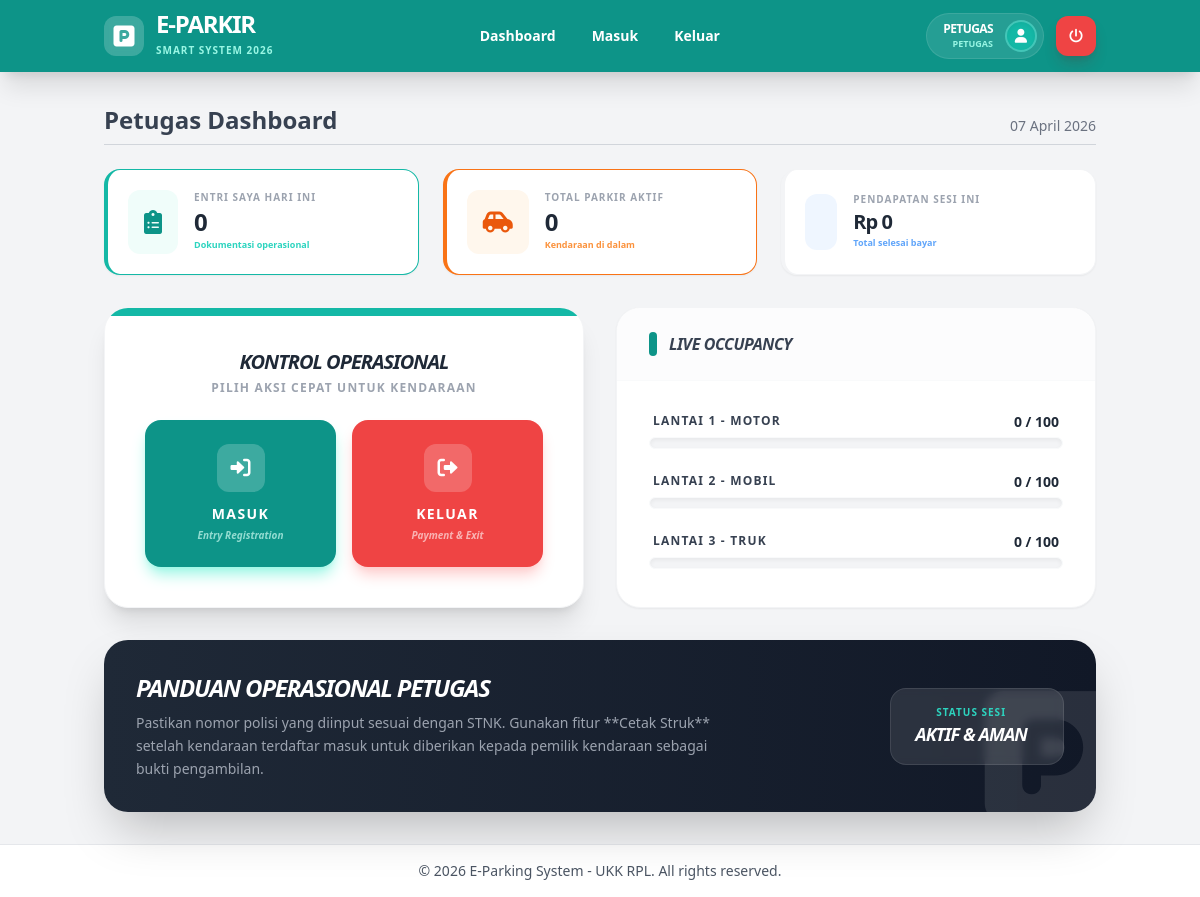
Page /pages/petugas/dashboard.php?msg=login_success (signed in) on the committed database.
### tables this page shows
CREATE TABLE IF NOT EXISTS area_parkir (
    id_area INT AUTO_INCREMENT PRIMARY KEY,
    nama_area VARCHAR(50) NOT NULL,
    kapasitas INT NOT NULL,
    terisi INT DEFAULT 0
);

### includes/functions.php (called while the page is built, shortened)
<?php
function formatRupiah($angka) {
    return "Rp " . number_format($angka, 0, ',', '.');
}
?>

### pages/petugas/dashboard.php (the view, shortened to what this page needs)
<?php
require_once __DIR__ . '/../../config/db.php';
require_once __DIR__ . '/../../includes/functions.php';
$today = date('Y-m-d');
$user_id = $_SESSION['user_id'];
$q_my_trx = mysqli_query($conn, "SELECT COUNT(*) as total FROM transaksi WHERE id_petugas = '$user_id' AND DATE(jam_masuk) = '$today'");
$my_trx = mysqli_fetch_assoc($q_my_trx)['total'] ?? 0;
$q_active = mysqli_query($conn, "SELECT COUNT(*) as total FROM transaksi WHERE status = 'masuk'");
$active_park = mysqli_fetch_assoc($q_active)['total'] ?? 0;
$q_omset = mysqli_query($conn, "SELECT SUM(total_bayar) as total FROM transaksi WHERE id_petugas = '$user_id' AND DATE(jam_keluar) = '$today'");
$my_omset = mysqli_fetch_assoc($q_omset)['total'] ?? 0;
include __DIR__ . '/../../includes/header.php';
?>
<div class="grid grid-cols-1 md:grid-cols-3 gap-6 mb-8 group">
    <div class="bg-white rounded-2xl shadow-sm border border-gray-100 p-5 flex items-center space-x-4 hover:shadow-xl hover:-translate-y-1 transition duration-300 border-l-4 border-teal-500">
        <div class="p-4 bg-teal-50 rounded-xl text-teal-600">
            <i class="fas fa-clipboard-list text-2xl"></i>
        </div>
        <div>
            <p class="text-[10px] font-black text-gray-400 uppercase tracking-widest leading-none mb-1">Entri Saya Hari Ini</p>
            <h4 class="text-2xl font-black text-gray-800 tracking-tighter"><?php echo $my_trx; ?></h4>
            <div class="text-[9px] text-teal-400 font-bold">Dokumentasi operasional</div>
        </div>
    </div>
    <div class="bg-white rounded-2xl shadow-sm border border-gray-100 p-5 flex items-center space-x-4 hover:shadow-xl hover:-translate-y-1 transition duration-300 border-l-4 border-orange-500">
        <div class="p-4 bg-orange-50 rounded-xl text-orange-600">
            <i class="fas fa-car-side text-2xl"></i>
        </div>
        <div>
            <p class="text-[10px] font-black text-gray-400 uppercase tracking-widest leading-none mb-1">Total Parkir Aktif</p>
            <h4 class="text-2xl font-black text-gray-800 tracking-tighter"><?php echo $active_park; ?></h4>
            <div class="text-[9px] text-orange-400 font-bold">Kendaraan di dalam</div>
        </div>
    </div>
    <div class="bg-white rounded-2xl shadow-sm border border-gray-100 p-5 flex items-center space-x-4 hover:shadow-xl hover:-translate-y-1 transition duration-300 border-l-4 border-blue-500">
        <div class="p-4 bg-blue-50 rounded-xl text-blue-600">
        </div>
        <div>
            <p class="text-[10px] font-black text-gray-400 uppercase tracking-widest leading-none mb-1">Pendapatan Sesi Ini</p>
            <h4 class="text-xl font-black text-gray-800 tracking-tighter"><?php echo formatRupiah($my_omset); ?></h4>
            <div class="text-[9px] text-blue-400 font-bold">Total selesai bayar</div>
        </div>
    </div>
</div>
<div class="grid grid-cols-1 lg:grid-cols-2 gap-8 mb-8">
    <div class="bg-white rounded-3xl shadow-xl border border-gray-100 overflow-hidden flex flex-col items-center justify-center p-10 text-center relative">
        <div class="bg-teal-500 absolute top-0 left-0 w-full h-2"></div>
        <div class="mb-6">
            <h3 class="text-xl font-black text-gray-800 tracking-tighter italic">KONTROL OPERASIONAL</h3>
            <p class="text-xs text-gray-400 font-bold uppercase tracking-widest mt-1">Pilih aksi cepat untuk kendaraan</p>
        </div>
        <div class="flex flex-col sm:flex-row gap-4 w-full max-w-md">
            <a href="entry.php" class="flex-1 bg-teal-600 hover:bg-teal-700 text-white p-6 rounded-2xl transition duration-300 shadow-lg shadow-teal-200 group">
                <div class="w-12 h-12 bg-white/20 rounded-xl flex items-center justify-center mx-auto mb-3 group-hover:scale-110 transition">
                    <i class="fas fa-sign-in-alt text-xl"></i>
                </div>
                <div class="font-black text-sm uppercase tracking-widest">Masuk</div>
                <div class="text-[10px] font-bold text-teal-100 mt-1 opacity-70 italic">Entry Registration</div>
            </a>
            <a href="exit.php" class="flex-1 bg-red-500 hover:bg-red-600 text-white p-6 rounded-2xl transition duration-300 shadow-lg shadow-red-200 group">
                <div class="w-12 h-12 bg-white/20 rounded-xl flex items-center justify-center mx-auto mb-3 group-hover:scale-110 transition">
                    <i class="fas fa-sign-out-alt text-xl"></i>
                </div>
                <div class="font-black text-sm uppercase tracking-widest">Keluar</div>
                <div class="text-[10px] font-bold text-red-100 mt-1 opacity-70 italic">Payment & Exit</div>
            </a>
        </div>
    </div>
    <div class="bg-white rounded-3xl shadow-sm border border-gray-100 overflow-hidden flex flex-col">
        <div class="px-8 py-6 border-b border-gray-50 flex items-center space-x-3 bg-gray-50/50">
            <div class="w-2 h-6 bg-teal-600 rounded-full"></div>
            <h3 class="font-black text-gray-700 tracking-tight italic">LIVE OCCUPANCY</h3>
        </div>
        <div class="p-8 space-y-6">
            <?php
            $q_areas = mysqli_query($conn, "SELECT * FROM area_parkir");
            while($area = mysqli_fetch_assoc($q_areas)):
            ?>
            <div>
                <div class="flex justify-between items-end mb-2 px-1">
                    <div>
                        <span class="block text-xs font-black text-gray-700 uppercase tracking-widest"><?php echo $area['nama_area']; ?></span>
                    </div>
                    <div class="text-right flex items-center justify-end h-full">
                        <span class="block text-sm font-black text-gray-800 leading-none"><?php echo $area['terisi']; ?> / <?php echo $area['kapasitas']; ?></span>
                    </div>
                </div>
                <div class="w-full h-3 bg-gray-100 rounded-full overflow-hidden shadow-inner border border-gray-50">
                </div>
            </div>
            <?php endwhile; ?>
        </div>
    </div>
</div>
<div class="bg-gradient-to-r from-gray-800 to-gray-900 rounded-3xl p-8 text-white relative overflow-hidden shadow-2xl">
    <div class="absolute right-[-20px] bottom-[-20px] opacity-10">
        <i class="fas fa-parking text-[150px]"></i>
    </div>
    <div class="relative z-10 flex flex-col md:flex-row items-center justify-between gap-6">
        <div>
            <h2 class="text-2xl font-black italic tracking-tighter mb-2">PANDUAN OPERASIONAL PETUGAS</h2>
            <p class="text-sm text-gray-400 font-medium max-w-xl leading-relaxed">
                Pastikan nomor polisi yang diinput sesuai dengan STNK. Gunakan fitur **Cetak Struk** setelah kendaraan terdaftar masuk untuk diberikan kepada pemilik kendaraan sebagai bukti pengambilan.
            </p>
        </div>
        <div class="flex items-center space-x-3 bg-white/10 px-6 py-4 rounded-2xl border border-white/10 backdrop-blur-sm">
            <div class="text-center">
                <div class="text-[10px] font-black text-teal-400 uppercase tracking-widest">Status Sesi</div>
                <div class="text-lg font-black tracking-tighter italic">AKTIF & AMAN</div>
            </div>
        </div>
    </div>
</div>
<?php include __DIR__ . '/../../includes/footer.php'; ?>

### assets/style.css (style rules this page uses)
:root { --primary: #0d9488; --secondary: #64748b; --success: #22c55e; --danger: #ef4444; --light: #f1f5f9; --dark: #1e293b; --white: #ffffff; }
* { box-sizing: border_box; margin: 0; padding: 0; font-family: 'Segoe UI', Tahoma, Geneva, Verdana, sans-serif; }
body { background-color: var(--light); color: var(--dark); display: flex; min-height: 100vh; }

### includes/header.php (style rules this page uses)
body { font-family: 'Inter', sans-serif; background-color: #f3f4f6; }

### rows in the picture
area_parkir: nama_area "LANTAI 1 - MOTOR", terisi "0", kapasitas "100"
area_parkir: nama_area "LANTAI 2 - MOBIL", terisi "0", kapasitas "100"
area_parkir: nama_area "LANTAI 3 - TRUK", terisi "0", kapasitas "100"

### other values in the picture
$_SESSION['username'] "PETUGAS"
$_SESSION['role'] "PETUGAS"
$page_title "Petugas Dashboard"
$my_trx "0"
$active_park "0"
formatRupiah($my_omset) "Rp 0"
